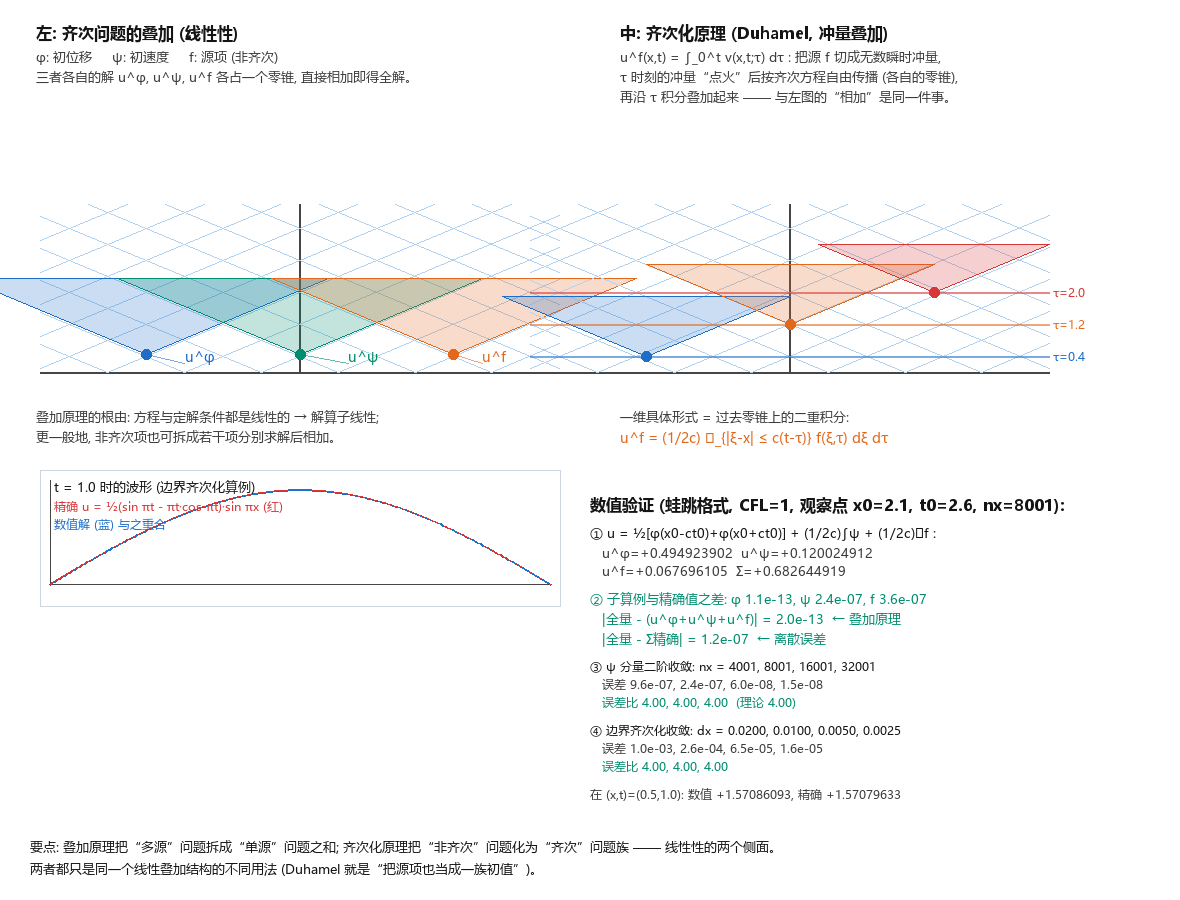

This chart was generated by the following Python code:
# -*- coding: utf-8 -*-
"""叠加原理 / 齐次化原理: 示意图 + 完整数值验证 (自洽: 数字全部现场计算)。"""
import numpy as np
from PIL import Image, ImageDraw, ImageFont

c = 1.0
gauss = lambda s, aa, sg=0.7: np.exp(-((s - aa) ** 2) / (2 * sg * sg))
phi = lambda s: gauss(s, -0.6, 0.7)
psi = lambda s: 0.6 * np.sin(2.0 * s) * np.exp(-0.3 * s * s)
src = lambda s, t: np.exp(-(s * s) / 0.6 - ((t - 1.2) ** 2) / 0.18)
x0, t0 = 2.1, 2.6


def solve(nx_target, which, want_field=False, tq=None):
    L = 10.0
    dx = 2 * L / (nx_target - 1)
    dt = dx / c
    xs = np.linspace(-L, L, nx_target)
    nsteps = max(int(round(t0 / dt)), 2)
    U = np.zeros((nsteps + 1, nx_target))
    u0 = phi(xs) if which in ("phi", "full") else np.zeros(nx_target)
    v0 = psi(xs) if which in ("psi", "full") else np.zeros(nx_target)
    f = src if which in ("src", "full") else None
    U[0] = u0
    uxx = np.zeros(nx_target)
    uxx[1:-1] = (u0[2:] - 2 * u0[1:-1] + u0[:-2]) / (dx * dx)
    f0 = 0.0 if f is None else f(xs[1:-1], 0.0)
    U[1, 1:-1] = u0[1:-1] + dt * v0[1:-1] + 0.5 * dt * dt * (c * c * uxx[1:-1] + f0)
    for n in range(1, nsteps):
        fs = 0.0 if f is None else dt * dt * f(xs[1:-1], n * dt)
        U[n + 1, 1:-1] = U[n, 2:] + U[n, :-2] - U[n - 1, 1:-1] + fs
    i = int(round((x0 + L) / dx))
    if want_field:
        return U[nsteps].copy(), xs
    return U[nsteps, i]


# ---------------- 精确值 ----------------
u_phi_ex = 0.5 * (phi(np.array([x0 - c * t0]))[0] + phi(np.array([x0 + c * t0]))[0])
xg = np.linspace(x0 - c * t0, x0 + c * t0, 800001)
u_psi_ex = np.trapezoid(psi(xg), xg) / (2 * c)
tt = np.linspace(0.0, t0, 10401)
acc = 0.0
for tk in tt:
    h = c * (t0 - tk)
    if h <= 0:
        continue
    xgg = np.linspace(x0 - h, x0 + h, max(3, int(4000 * h) + 1))
    acc += np.trapezoid(src(xgg, tk), xgg) * (tt[1] - tt[0])
u_src_ex = acc / (2 * c)
u_ex_sum = u_phi_ex + u_psi_ex + u_src_ex

NX = 8001
v_phi, v_psi, v_src, v_full = (solve(NX, k) for k in ("phi", "psi", "src", "full"))
r_super = abs(v_full - (v_phi + v_psi + v_src))
r_phi, r_psi, r_src = abs(v_phi - u_phi_ex), abs(v_psi - u_psi_ex), abs(v_src - u_src_ex)
r_full = abs(v_full - u_ex_sum)

# ψ 分量收敛阶
conv = [(n, solve(n, "psi")) for n in (4001, 8001, 16001, 32001)]
conv_err = [(n, abs(v - u_psi_ex)) for n, v in conv]
ratios = [conv_err[i][1] / conv_err[i + 1][1] for i in range(len(conv_err) - 1)]

# ---------------- 边界齐次化算例 ----------------
# u_tt=c^2 u_xx, x∈[0,1], 零初值/零边界, f=π²sin(πx)sin(πt)
#   →  精确解 u = ½(sin πt - πt·cos πt)·sin πx
def solve_bc(dxb):
    dtb = dxb / c
    nb = int(round(x1t / dxb)) + 1
    xb = np.linspace(0.0, x1t, nb)
    ntb = int(round(1.0 / dtb))
    V = np.zeros((ntb + 1, nb))
    V[1, 1:-1] = 0.5 * dtb * dtb * fb(xb[1:-1], 0.0)          # 零初值 ⇒ 起步层只有源项
    for n in range(1, ntb):
        V[n + 1, 1:-1] = (V[n, 2:] + V[n, :-2] - V[n - 1, 1:-1]
                          + dtb * dtb * fb(xb[1:-1], n * dtb))
    return V[ntb], xb


x1t = 1.0
fb = lambda x, t: np.pi ** 2 * np.sin(np.pi * x) * np.sin(np.pi * t)
u_bc_exa_f = lambda x, t: 0.5 * (np.sin(np.pi * t) - np.pi * t * np.cos(np.pi * t)) * np.sin(np.pi * x)
bc_curve, bc_x = solve_bc(0.005)
u_bc_num = bc_curve[int(round(0.5 / 0.005))]
u_bc_exa = u_bc_exa_f(0.5, 1.0)
r_bc = abs(u_bc_num - u_bc_exa)
bc_conv = []
for dxb in (0.02, 0.01, 0.005, 0.0025):
    cur, _ = solve_bc(dxb)
    bc_conv.append((dxb, abs(cur[int(round(0.5 / dxb))] - u_bc_exa)))
bc_ratios = [bc_conv[i][1] / bc_conv[i + 1][1] for i in range(len(bc_conv) - 1)]

# ---------------- 绘图 ----------------
try:
    f12 = ImageFont.truetype("C:/Windows/Fonts/msyh.ttc", 12)
    f13 = ImageFont.truetype("C:/Windows/Fonts/msyh.ttc", 13)
    f14 = ImageFont.truetype("C:/Windows/Fonts/msyh.ttc", 14)
    f16 = ImageFont.truetype("C:/Windows/Fonts/msyhbd.ttc", 16)
except Exception:
    f12 = f13 = f14 = f16 = ImageFont.load_default()

W, H = 1180, 900
img = Image.new("RGB", (W, H), (255, 255, 255))
dr = ImageDraw.Draw(img, "RGBA")
BLUE, RED, ORANGE, GRAY, GREEN = (30, 110, 200), (215, 55, 55), (226, 104, 30), (70, 70, 70), (0, 140, 110)
GRID = (176, 210, 240, 255)
SCX, SCY, CY = 96.0, 40.0, 372.0


def PT(cx, a, b):
    return (cx + SCX * a, CY - SCY * b)


def panel(cx, xspan=2.7, tmax=4.2):
    dr.line([(cx - xspan * SCX, CY), (cx + xspan * SCX, CY)], fill=GRAY, width=2)
    dr.line([(cx, CY), (cx, CY - tmax * SCY)], fill=GRAY, width=2)
    for q in np.arange(-6.0, 6.01, 0.8):
        s0, s1 = max(-xspan, q), min(xspan, q + tmax)
        if s1 > s0:
            dr.line([PT(cx, s0, s0 - q), PT(cx, s1, s1 - q)], fill=GRID, width=1)
    for p in np.arange(-6.0, 6.01, 0.8):
        s0, s1 = max(-xspan, p - tmax), min(xspan, p)
        if s1 > s0:
            dr.line([PT(cx, s0, p - s0), PT(cx, s1, p - s1)], fill=GRID, width=1)


def cone(cx, xa, ta, ttop, col):
    dr.polygon([PT(cx, xa, ta), PT(cx, xa - (ttop - ta), ttop), PT(cx, xa + (ttop - ta), ttop)],
               fill=col + (60,), outline=col + (255,))
    dr.ellipse([PT(cx, xa, ta)[0] - 5, PT(cx, xa, ta)[1] - 5,
                PT(cx, xa, ta)[0] + 5, PT(cx, xa, ta)[1] + 5], fill=col)


# ---- 左: 三个子问题各自的零锥 ----
CX1 = 300
panel(CX1)
for xa, ta, col, lab in ((-1.6, 0.45, BLUE, "u^φ"), (0.0, 0.45, GREEN, "u^ψ"), (1.6, 0.45, ORANGE, "u^f")):
    ttop = min(3.2, ta + 1.9)
    cone(CX1, xa, ta, ttop, col)
for lab, col, lx, ax in (("u^φ", BLUE, -1.2, -1.6), ("u^ψ", GREEN, 0.5, 0.0), ("u^f", ORANGE, 1.9, 1.6)):
    lp = PT(CX1, lx, 0.62)
    ap = PT(CX1, ax, 0.45)
    dr.line([ap, (lp[0], lp[1] + 16)], fill=col + (150,), width=1)
    dr.text(lp, lab, fill=col, font=f14)
dr.text((36, 22), "左: 齐次问题的叠加 (线性性)", fill=(20, 20, 20), font=f16)
dr.text((36, 48), "φ: 初位移     ψ: 初速度     f: 源项 (非齐次)", fill=(60, 60, 60), font=f13)
dr.text((36, 68), "三者各自的解 u^φ, u^ψ, u^f 各占一个零锥, 直接相加即得全解。", fill=(60, 60, 60), font=f13)
dr.text((36, 408), "叠加原理的根由: 方程与定解条件都是线性的 → 解算子线性;", fill=(60, 60, 60), font=f13)
dr.text((36, 428), "更一般地, 非齐次项也可拆成若干项分别求解后相加。", fill=(60, 60, 60), font=f13)

# ---- 中: 齐次化原理 ----
CX2 = 790
panel(CX2)
for tau, xa, col in ((0.4, -1.5, BLUE), (1.2, 0.0, ORANGE), (2.0, 1.5, RED)):
    ttop = min(3.2, tau + 1.5)
    cone(CX2, xa, tau, ttop, col)
    dr.line([PT(CX2, -2.7, tau), PT(CX2, 2.7, tau)], fill=col + (150,), width=2)
    dr.text((PT(CX2, 2.74, tau)[0], PT(CX2, 2.74, tau)[1] - 8), "τ=%.1f" % tau, fill=col, font=f12)
dr.text((620, 22), "中: 齐次化原理 (Duhamel, 冲量叠加)", fill=(20, 20, 20), font=f16)
dr.text((620, 48), "u^f(x,t) = ∫_0^t v(x,t;τ) dτ : 把源 f 切成无数瞬时冲量,", fill=(60, 60, 60), font=f13)
dr.text((620, 68), "τ 时刻的冲量“点火”后按齐次方程自由传播 (各自的零锥),", fill=(60, 60, 60), font=f13)
dr.text((620, 88), "再沿 τ 积分叠加起来 —— 与左图的“相加”是同一件事。", fill=(60, 60, 60), font=f13)
dr.text((620, 408), "一维具体形式 = 过去零锥上的二重积分:", fill=(60, 60, 60), font=f13)
dr.text((620, 428), "u^f = (1/2c) ∬_{|ξ-x| ≤ c(t-τ)} f(ξ,τ) dξ dτ", fill=ORANGE, font=f14)

# ---- 下左: 边界齐次化算例的波形 ----
bx0, bx1, by0, by1 = 40.0, 560.0, 470.0, 606.0
dr.rectangle([bx0, by0, bx1, by1], outline=(205, 214, 224))
dr.line([(bx0 + 10, by1 - 22), (bx1 - 10, by1 - 22)], fill=GRAY, width=1)
dr.line([(bx0 + 10, by1 - 22), (bx0 + 10, by0 + 10)], fill=GRAY, width=1)


def bxy(xx, yy):
    return (bx0 + 10 + (bx1 - bx0 - 20) * xx, (by1 - 22) - (by1 - by0 - 34) * yy / 1.7)


pts = [bxy(x_, v) for x_, v in zip(bc_x, bc_curve)]
dr.line(pts, fill=BLUE, width=2)
xs_f = np.linspace(0.0, 1.0, 401)
dr.line([bxy(x_, u_bc_exa_f(x_, 1.0)) for x_ in xs_f], fill=RED, width=1)
dr.text((bx0 + 14, by0 + 8), "t = 1.0 时的波形 (边界齐次化算例)", fill=(20, 20, 20), font=f13)
dr.text((bx0 + 14, by0 + 28), "精确 u = ½(sin πt - πt·cos πt)·sin πx (红)", fill=RED, font=f12)
dr.text((bx0 + 14, by0 + 46), "数值解 (蓝) 与之重合", fill=BLUE, font=f12)

# ---- 下右: 数值验证文字 ----
TX = 590
dr.text((TX, 494), "数值验证 (蛙跳格式, CFL=1, 观察点 x0=%.1f, t0=%.1f, nx=%d):" % (x0, t0, NX),
        fill=(20, 20, 20), font=f16)
dr.text((TX, 524), "① u = ½[φ(x0-ct0)+φ(x0+ct0)] + (1/2c)∫ψ + (1/2c)∬f :", fill=(20, 20, 20), font=f13)
dr.text((TX, 544), "   u^φ=%+.9f  u^ψ=%+.9f" % (u_phi_ex, u_psi_ex), fill=(60, 60, 60), font=f13)
dr.text((TX, 562), "   u^f=%+.9f  Σ=%+.9f" % (u_src_ex, u_ex_sum), fill=(60, 60, 60), font=f13)
dr.text((TX, 590), "② 子算例与精确值之差: φ %.1e, ψ %.1e, f %.1e" % (r_phi, r_psi, r_src),
        fill=GREEN, font=f13)
dr.text((TX, 610), "   |全量 - (u^φ+u^ψ+u^f)| = %.1e  ← 叠加原理" % r_super, fill=GREEN, font=f13)
dr.text((TX, 630), "   |全量 - Σ精确| = %.1e  ← 离散误差" % r_full, fill=GREEN, font=f13)
dr.text((TX, 658), "③ ψ 分量二阶收敛: nx = " + ", ".join("%d" % n for n, _ in conv_err), fill=(20, 20, 20), font=f12)
dr.text((TX, 676), "   误差 " + ", ".join("%.1e" % e for _, e in conv_err), fill=(60, 60, 60), font=f12)
dr.text((TX, 694), "   误差比 " + ", ".join("%.2f" % r for r in ratios) + "  (理论 4.00)", fill=GREEN, font=f12)
dr.text((TX, 722), "④ 边界齐次化收敛: dx = " + ", ".join("%.4f" % d for d, _ in bc_conv), fill=(20, 20, 20), font=f12)
dr.text((TX, 740), "   误差 " + ", ".join("%.1e" % e for _, e in bc_conv), fill=(60, 60, 60), font=f12)
dr.text((TX, 758), "   误差比 " + ", ".join("%.2f" % r for r in bc_ratios), fill=GREEN, font=f12)
dr.text((TX, 786), "在 (x,t)=(0.5,1.0): 数值 %+.8f, 精确 %+.8f" % (u_bc_num, u_bc_exa), fill=(60, 60, 60), font=f12)
dr.text((30, 838), "要点: 叠加原理把“多源”问题拆成“单源”问题之和; 齐次化原理把“非齐次”问题化为“齐次”问题族 —— 线性性的两个侧面。",
        fill=(20, 20, 20), font=f13)
dr.text((30, 860), "两者都只是同一个线性叠加结构的不同用法 (Duhamel 就是“把源项也当成一族初值”)。",
        fill=(20, 20, 20), font=f13)

img.save("superposition_duhamel.png")
print("已保存 superposition_duhamel.png")
print("精确: u^φ=%.9f u^ψ=%.9f u^f=%.9f Σ=%.9f" % (u_phi_ex, u_psi_ex, u_src_ex, u_ex_sum))
print("② 子算例误差: φ %.2e  ψ %.2e  f %.2e" % (r_phi, r_psi, r_src))
print("   叠加性 |全量-Σ三部分| = %.2e     全量-精确 = %.2e" % (r_super, r_full))
print("③ ψ 收敛: " + ", ".join("nx=%d err=%.1e" % (n, e) for n, e in conv_err))
print("   误差比: " + ", ".join("%.2f" % r for r in ratios))
print("④ 边界齐次化: 数值 %.9f  精确 %.9f  差 %.2e" % (u_bc_num, u_bc_exa, r_bc))
print("   收敛: " + ", ".join("dx=%.4f err=%.1e" % (d, e) for d, e in bc_conv))
print("   误差比: " + ", ".join("%.2f" % r for r in bc_ratios))
